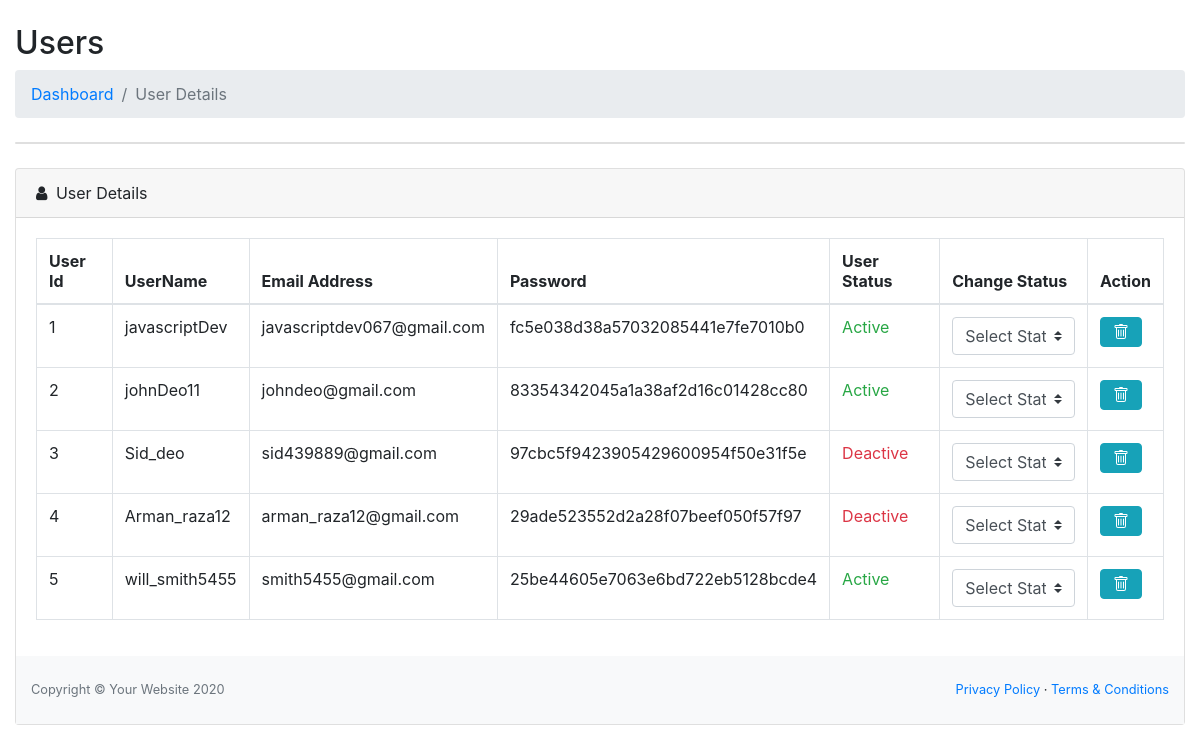
/users_table.php, run on the app's committed database.
### tables this page shows
CREATE TABLE `tbl_users` (
  `user_id` int(11) NOT NULL,
  `username` varchar(255) NOT NULL,
  `email` varchar(255) NOT NULL,
  `password` varchar(255) NOT NULL,
  `confirm_password` varchar(255) NOT NULL,
  `token` varchar(255) NOT NULL,
  `status` int(11) NOT NULL
);

### users_table.php (the view, shortened to what this page needs)
<?php
include "cdn.php";
?>
<div id="layoutSidenav_content">
      <main>
                    <div class="container-fluid">
                        <h2 class="mt-4">Users</h2>
                        <ol class="breadcrumb mb-4">
                            <li class="breadcrumb-item"><a href="index.html">Dashboard</a></li>
                            <li class="breadcrumb-item active">User Details</li>
                        </ol>
                        <div class="card mb-4">
                        </div>
                        <div class="card mb-4">
                            <div class="card-header">
                                <i class="fa fa-user mr-1"></i>
                                User Details
                            </div>
                                <div class="card-body">
                                <div class="table-responsive">
                                  <table class="table table-bordered" width="100%" cellspacing="0">
                                        <thead>
                                            <tr>
                                                <th>User Id</th>
                                                <th>UserName</th>
                                                <th>Email Address</th>
                                                <th>Password</th>
                                                <th>User Status</th>
                                                <th>Change Status</th>
                                                <th>Action</th>
                                            </tr>
                                        </thead>
<?php
global $connection;
$query = "SELECT * FROM `tbl_users`";
$result = mysqli_query($connection, $query) or die(mysqli_error($connection));
while ($row = mysqli_fetch_array($result)) {
	?>
   <tr>
    <td><?php echo $row['user_id']; ?></td>
    <td><?php echo $row['username']; ?></td>
    <td><?php echo $row['email']; ?></td>
    <td><?php echo $row['password']; ?></td>
    <td><?php
if ($row['status'] == 1) {
		echo "<p class='text-success' id=str" . $row['user_id'] . ">Active</p>";
	} else {
		echo "<p class='text-danger' id=str" . $row['user_id'] . ">Deactive</p>";
	}
	?>
    </td>
    <td>
<select class="custom-select"   onchange="userStatus(this.value, <?php echo ($row['user_id']) ?>)">
    <option value="">Select Status</option>
</select>
      </td>
    <td><?php echo "<a href='delete.php?delete={$row['user_id']}'>
          <button type='submit' class='btn btn-info' id='remove'>
            <svg width='1em' height='1em' viewBox='0 0 16 16' class='bi bi-trash' fill='currentColor' xmlns='http://www.w3.org/2000/svg'>
              <path d='M5.5 5.5A.5.5 0 0 1 6 6v6a.5.5 0 0 1-1 0V6a.5.5 0 0 1 .5-.5zm2.5 0a.5.5 0 0 1 .5.5v6a.5.5 0 0 1-1 0V6a.5.5 0 0 1 .5-.5zm3 .5a.5.5 0 0 0-1 0v6a.5.5 0 0 0 1 0V6z'/>
              <path fill-rule='evenodd' d='M14.5 3a1 1 0 0 1-1 1H13v9a2 2 0 0 1-2 2H5a2 2 0 0 1-2-2V4h-.5a1 1 0 0 1-1-1V2a1 1 0 0 1 1-1H6a1 1 0 0 1 1-1h2a1 1 0 0 1 1 1h3.5a1 1 0 0 1 1 1v1zM4.118 4L4 4.059V13a1 1 0 0 0 1 1h6a1 1 0 0 0 1-1V4.059L11.882 4H4.118zM2.5 3V2h11v1h-11z'/>
            </svg>
          </button>
        </a>" ?></td>
  <?php
}
?>
</table>
</div>
</div>
     <footer class="py-4 bg-light mt-auto">
        <div class="container-fluid">
            <div class="d-flex align-items-center justify-content-between small">
                <div class="text-muted">Copyright &copy; Your Website 2020</div>
                <div>
                    <a href="#">Privacy Policy</a>
                    &middot;
                    <a href="#">Terms &amp; Conditions</a>
                </div>
            </div>
        </div>
    </footer>
     </div>
</div>
    </main>
</div>

### cdn.php (shortened to what this page needs)
<link rel="stylesheet" href="https://maxcdn.bootstrapcdn.com/bootstrap/4.0.0/css/bootstrap.min.css">
<link rel="stylesheet" type="text/css" href="https://stackpath.bootstrapcdn.com/font-awesome/4.7.0/css/font-awesome.min.css">
<link rel="stylesheet" type="text/css" href="style.css">

### data on the page
tbl_users: user_id "1", username "javascriptDev", email "javascriptdev067@gmail.com", password "fc5e038d38a57032085441e7fe7010b0"
tbl_users: user_id "2", username "johnDeo11", email "johndeo@gmail.com", password "83354342045a1a38af2d16c01428cc80"
tbl_users: user_id "3", username "Sid_deo", email "sid439889@gmail.com", password "97cbc5f9423905429600954f50e31f5e"
tbl_users: user_id "4", username "Arman_raza12", email "arman_raza12@gmail.com", password "29ade523552d2a28f07beef050f57f97"
tbl_users: user_id "5", username "will_smith5455", email "smith5455@gmail.com", password "25be44605e7063e6bd722eb5128bcde4"
